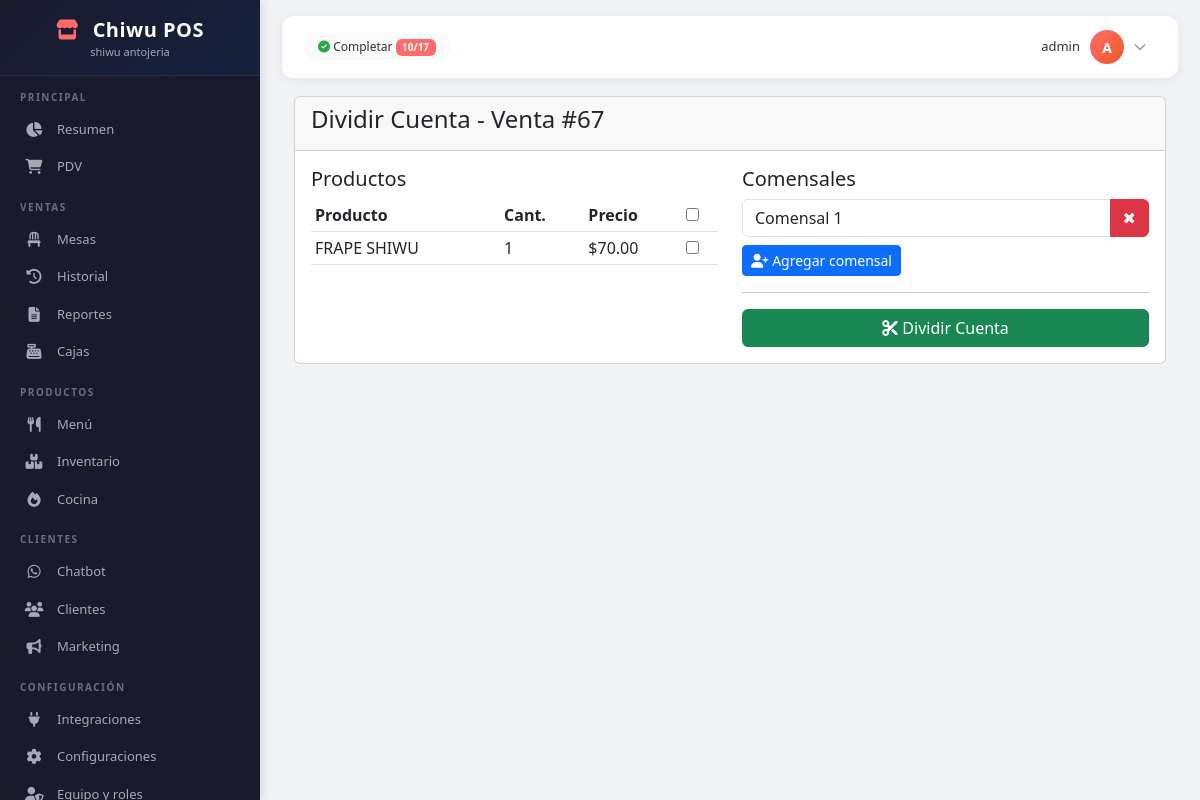
The app's page /pos/sale/67/split/ (signed in) with its own data.
### sales/models.py (models this page shows, shortened)
class Sale(models.Model):
    SERVICE_TYPES = (
        ('dine_in', 'En sala'),
        ('takeaway', 'Para llevar'),
        ('delivery', 'Delivery'),
        ('online', 'Pedido online'),
    )
    STATUS_CHOICES = (
        ('pending', 'Pendiente'),
        ('preparing', 'En preparación'),
        ('ready', 'Listo'),
        ('completed', 'Completado'),
        ('cancelled', 'Cancelado'),
    )
    PAYMENT_STATUS = (
        ('pending', 'Pendiente'),
        ('partial', 'Parcial'),
        ('paid', 'Pagado'),
        ('refunded', 'Reembolsado'),
    )
    cash_amount = models.DecimalField(
        'Monto en efectivo',
        max_digits=12,
        decimal_places=2,
        null=True,
        blank=True
    )
    card_amount = models.DecimalField(
        'Monto con tarjeta',
        max_digits=12,
        decimal_places=2,
        null=True,
        blank=True
    )
    user = models.ForeignKey(User, on_delete=models.PROTECT, related_name='sales')
    branch = models.ForeignKey('accounts.Branch', on_delete=models.PROTECT, related_name='sales', null=True)
    client = models.ForeignKey('clients.Client', on_delete=models.SET_NULL, null=True, blank=True, related_name='sales')
    total = models.DecimalField('Total', max_digits=12, decimal_places=2, default=0)
    subtotal = models.DecimalField('Subtotal', max_digits=12, decimal_places=2, default=0)
    discount = models.DecimalField('Descuento', max_digits=12, decimal_places=2, default=0)
    tax = models.DecimalField('Impuesto', max_digits=12, decimal_places=2, default=0)
    service_type = models.CharField('Tipo de servicio', max_length=20, choices=SERVICE_TYPES, default='dine_in')
    status = models.CharField('Estado', max_length=20, choices=STATUS_CHOICES, default='pending')
    payment_status = models.CharField('Estado de pago', max_length=20, choices=PAYMENT_STATUS, default='pending')
    payment_method = models.CharField('Método de pago', max_length=50, blank=True)
    order_source = models.CharField('Fuente de pedido', max_length=50, default='pos')
    notes = models.TextField('Notas', blank=True)
    created_at = models.DateTimeField(auto_now_add=True)
    updated_at = models.DateTimeField(auto_now=True)
    cash_register = models.ForeignKey(
        'CashRegister',
        on_delete=models.SET_NULL,
        null=True,
        blank=True,
        related_name='sales'
    )
    amount_received = models.DecimalField(
        'Monto recibido',
        max_digits=12,
        decimal_places=2,
        null=True,
        blank=True
    )
    change_amount = models.DecimalField(
        'Cambio',
        max_digits=12,
        decimal_places=2,
        null=True,
        blank=True
    )
    class Meta:
        verbose_name = 'Venta'
        verbose_name_plural = 'Ventas'

class SaleItem(models.Model):
    sale = models.ForeignKey(Sale, on_delete=models.CASCADE, related_name='items')
    product = models.ForeignKey(Product, on_delete=models.PROTECT)
    variant = models.ForeignKey(ProductVariant, on_delete=models.SET_NULL, null=True, blank=True)
    quantity = models.PositiveIntegerField('Cantidad')
    price = models.DecimalField('Precio unitario', max_digits=10, decimal_places=2)
    subtotal = models.DecimalField('Subtotal', max_digits=12, decimal_places=2)
    modifiers = models.ManyToManyField(Modifier, blank=True)

### products/models.py (models this page shows, shortened)
class Product(models.Model):
    category = models.ForeignKey(Category, on_delete=models.SET_NULL, null=True, blank=True, related_name='products')
    name = models.CharField('Nombre', max_length=200)
    description = models.TextField('Descripción', blank=True)
    price = models.DecimalField('Precio', max_digits=10, decimal_places=2)
    discount_price = models.DecimalField('Precio con descuento', max_digits=10, decimal_places=2, null=True, blank=True)
    cost = models.DecimalField('Costo', max_digits=10, decimal_places=2, default=0)
    stock = models.PositiveIntegerField('Stock', default=0)
    sku = models.CharField('Código SKU', max_length=50, unique=True, blank=True, null=True)
    barcode = models.CharField('Código de barras', max_length=50, blank=True, null=True)
    image = models.ImageField('Imagen', upload_to='products/', blank=True, null=True)
    is_active = models.BooleanField('Activo', default=True)
    is_featured = models.BooleanField('Destacado', default=False)
    is_visible = models.BooleanField('Visible en menú', default=True)
    is_kitchen = models.BooleanField('Requiere cocina', default=False)
    created_at = models.DateTimeField(auto_now_add=True)
    updated_at = models.DateTimeField(auto_now=True)
    class Meta:
        verbose_name = 'Producto'
        verbose_name_plural = 'Productos'
        ordering = ['name']

### sales/views.py (the view, shortened to what this page needs)
# urls.py: path('sale/<int:sale_id>/split/', views.split_bill, name='split_bill'),
@login_required
def split_bill(request, sale_id):
    sale = get_object_or_404(Sale, id=sale_id)
    items = sale.items.all()
    context = {
        'sale': sale,
        'items': items,
    }
    return render(request, 'sales/split_bill.html', context)

### templates/sales/split_bill.html (shortened to what this page needs)
{% extends 'layouts/base.html' %}
{% load static %}
{% block content %}
<div class="container">
    <div class="card">
        <div class="card-header">
            <h4>Dividir Cuenta - Venta #{{ sale.id }}</h4>
        </div>
        <div class="card-body">
            <div class="row">
                <div class="col-md-6">
                    <h5>Productos</h5>
                    <table class="table table-sm">
                        <thead>
                            <tr>
                                <th>Producto</th>
                                <th>Cant.</th>
                                <th>Precio</th>
                                <th><input type="checkbox" id="select-all"></th>
                            </tr>
                        </thead>
                        <tbody>
                            {% for item in items %}
                            <tr>
                                <td>{{ item.product.name }}</td>
                                <td>{{ item.quantity }}</td>
                                <td>${{ item.price|floatformat:2 }}</td>
                                <td><input type="checkbox" class="item-select" data-id="{{ item.id }}" data-price="{{ item.subtotal }}"></td>
                            </tr>
                            {% endfor %}
                        </tbody>
                    </table>
                </div>
                <div class="col-md-6">
                    <h5>Comensales</h5>
                    <div id="diners">
                        <div class="input-group mb-2">
                            <input type="text" class="form-control diner-name" placeholder="Comensal 1" value="Comensal 1">
                            <button class="btn btn-danger remove-diner" type="button">✖</button>
                        </div>
                    </div>
                    <button class="btn btn-primary btn-sm" id="add-diner">
                        <i class="fas fa-user-plus"></i> Agregar comensal
                    </button>
                    <hr>
                    <button class="btn btn-success w-100" id="split-bill">
                        <i class="fas fa-cut"></i> Dividir Cuenta
                    </button>
                </div>
            </div>
        </div>
    </div>
</div>
{% endblock %}

### templates/layouts/base.html (shortened to what this page needs)
<!DOCTYPE html>
<html lang="es">
<head>
    <link href="https://cdn.jsdelivr.net/npm/bootstrap@5.3.0/dist/css/bootstrap.min.css" rel="stylesheet">
    <link rel="stylesheet" href="https://cdnjs.cloudflare.com/ajax/libs/font-awesome/6.4.0/css/all.min.css">
</head>
<body>
    <div class="sidebar" id="sidebar">
        <div class="sidebar-brand">
            <h4><i class="fas fa-store"></i> Chiwu POS</h4>
            <small>shiwu antojeria</small>
        </div>
        <div class="sidebar-content">
            <div class="nav-section">Principal</div>
            <a class="nav-link {% if request.resolver_match.url_name == 'resumen' %}active{% endif %}" href="{% url 'resumen' %}">
                <i class="fas fa-chart-pie"></i> Resumen
            </a>
            <a class="nav-link {% if request.resolver_match.app_name == 'sales' and request.resolver_match.url_name == 'pos' %}active{% endif %}" href="{% url 'sales:pos' %}">
                <i class="fas fa-shopping-cart"></i> PDV
            </a>
            <div class="nav-section">Ventas</div>
            <a class="nav-link" href="{% url 'sales:table_list' %}">
                <i class="fas fa-chair"></i> Mesas
            </a>
            <a class="nav-link {% if request.resolver_match.app_name == 'sales' and request.resolver_match.url_name == 'history' %}active{% endif %}" href="{% url 'sales:history' %}">
                <i class="fas fa-history"></i> Historial
            </a>
            <a class="nav-link {% if request.resolver_match.app_name == 'sales' and request.resolver_match.url_name == 'reports' %}active{% endif %}" href="{% url 'sales:reports' %}">
                <i class="fas fa-file-alt"></i> Reportes
            </a>
            <a class="nav-link {% if request.resolver_match.app_name == 'sales' and request.resolver_match.url_name == 'cash_registers' %}active{% endif %}" href="{% url 'sales:cash_registers' %}">
                <i class="fas fa-cash-register"></i> Cajas
            </a>
            <div class="nav-section">Productos</div>
            <a class="nav-link {% if request.resolver_match.app_name == 'products' and request.resolver_match.url_name == 'list' %}active{% endif %}" href="{% url 'products:list' %}">
                <i class="fas fa-utensils"></i> Menú
            </a>
            <a class="nav-link {% if request.resolver_match.app_name == 'products' and request.resolver_match.url_name == 'inventory' %}active{% endif %}" href="{% url 'products:inventory' %}">
                <i class="fas fa-boxes"></i> Inventario
            </a>
            <a class="nav-link {% if request.resolver_match.app_name == 'kitchen' %}active{% endif %}" href="{% url 'kitchen:dashboard' %}">
                <i class="fas fa-fire"></i> Cocina
            </a>
            <div class="nav-section">Clientes</div>
            <a class="nav-link" href="#">
                <i class="fab fa-whatsapp"></i> Chatbot
            </a>
            <a class="nav-link {% if request.resolver_match.app_name == 'clients' %}active{% endif %}" href="{% url 'clients:list' %}">
                <i class="fas fa-users"></i> Clientes
            </a>
            <a class="nav-link {% if request.resolver_match.app_name == 'marketing' %}active{% endif %}" href="{% url 'marketing:dashboard' %}">
                <i class="fas fa-bullhorn"></i> Marketing
            </a>
            <div class="nav-section">Configuración</div>
            <a class="nav-link {% if request.resolver_match.app_name == 'integrations' %}active{% endif %}" href="{% url 'integrations:list' %}">
                <i class="fas fa-plug"></i> Integraciones
            </a>
            <a class="nav-link {% if request.resolver_match.app_name == 'settings' %}active{% endif %}" href="{% url 'settings:payment_methods' %}">
                <i class="fas fa-cog"></i> Configuraciones
            </a>
            <a class="nav-link {% if request.resolver_match.app_name == 'roles' %}active{% endif %}" href="{% url 'roles:list' %}">
                <i class="fas fa-user-shield"></i> Equipo y roles
            </a>
        </div>
    </div>
    <div class="main-content">
        <div class="top-bar">
            <div class="top-bar-left">
                <span class="progress-steps">
                    <i class="fas fa-check-circle"></i>
                    Completar <span class="badge">10/17</span>
                </span>
            </div>
            <div class="top-bar-right">
                <div class="user-dropdown">
                    <div class="user-info" onclick="toggleUserDropdown()">
                        <span class="user-name">{{ user.username }}</span>
                        <div class="avatar">{{ user.username|first|upper }}</div>
                        <i class="fas fa-chevron-down" style="font-size: 12px; color: #999;"></i>
                    </div>
                </div>
            </div>
        </div>
        <div class="fade-in">
            {% block content %}{% endblock %}
        </div>
    </div>
</body>
</html>

### templates/layouts/base.html (style rules this page uses)
body { overflow-x: hidden; background: #f0f2f5; font-family: 'Segoe UI', Tahoma, Geneva, Verdana, sans-serif; }
.sidebar { min-height: 100vh; background: #1a1a2e; color: #a8a8b3; padding: 0; position: fixed; top: 0; left: 0; width: 260px; z-index: 1000; overflow-y: auto; overflow-x: hidden; transition: all 0.3s ease; box-shadow: 2px 0 10px rgba(0,0,0,0.1); height: 100vh; }
.sidebar-content { padding-bottom: 30px; }
.sidebar-brand { padding: 18px 15px 14px; border-bottom: 1px solid rgba(255,255,255,0.08); text-align: center; background: linear-gradient(135deg, #1a1a2e 0%, #16213e 100%); position: sticky; top: 0; z-index: 10; }
.sidebar-brand h4 { color: white; margin: 0; font-weight: 700; font-size: 20px; letter-spacing: 0.5px; }
.sidebar-brand h4 i { color: #ff6b6b; margin-right: 8px; }
.sidebar-brand small { color: #a8a8b3; font-size: 11px; display: block; margin-top: 2px; }
.sidebar .nav-section { padding: 14px 20px 6px; color: #6c6c7a; font-size: 10px; text-transform: uppercase; letter-spacing: 1.5px; font-weight: 700; }
.sidebar .nav-link { color: #a8a8b3; padding: 9px 20px; border-radius: 0; transition: all 0.3s ease; font-size: 13px; border-left: 3px solid transparent; display: flex; align-items: center; text-decoration: none; }
.sidebar .nav-link i { width: 22px; margin-right: 12px; font-size: 15px; text-align: center; flex-shrink: 0; }
.main-content { margin-left: 260px; padding: 16px 22px; min-height: 100vh; background: #f0f2f5; }
.top-bar { background: white; padding: 10px 22px; border-radius: 12px; margin-bottom: 18px; display: flex; justify-content: space-between; align-items: center; box-shadow: 0 2px 12px rgba(0,0,0,0.06); flex-wrap: wrap; gap: 8px; }
.top-bar-left { display: flex; align-items: center; gap: 12px; flex-wrap: wrap; }
.top-bar-right { display: flex; align-items: center; gap: 12px; }
.progress-steps { background: #f8f9fa; padding: 4px 14px; border-radius: 20px; font-size: 12px; color: #333; white-space: nowrap; }
.progress-steps .badge { background: #ff6b6b; color: white; font-weight: 600; font-size: 10px; }
.progress-steps i { color: #28a745; }
.user-info { display: flex; align-items: center; gap: 10px; cursor: pointer; padding: 4px 10px 4px 14px; border-radius: 30px; transition: background 0.2s; }
.user-info .user-name { font-size: 13px; font-weight: 500; color: #333; }
.user-info .avatar { width: 34px; height: 34px; border-radius: 50%; background: linear-gradient(135deg, #ff6b6b, #ee5a24); color: white; display: flex; align-items: center; justify-content: center; font-weight: 700; font-size: 14px; flex-shrink: 0; }
.fade-in { animation: fadeIn 0.35s ease; }

### records on screen
Sale: id "67"
SaleItem: product.name "FRAPE SHIWU", quantity "1", price "70.00"

### other values on screen
{{ user.username }} "admin"
{{ user.username|first|upper }} "A"
